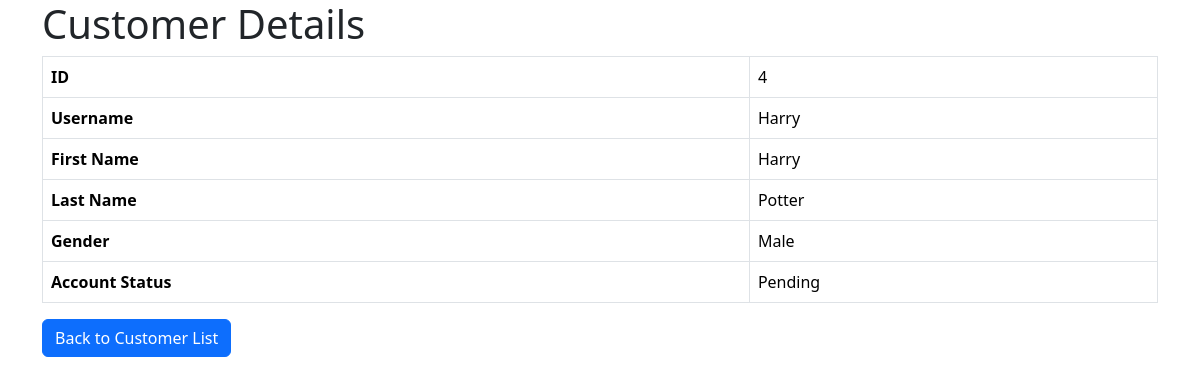
Screenshot of /customer_read.php?id=4 with the database file from the repository.
### tables this page shows
CREATE TABLE IF NOT EXISTS `customers` (
  `id` int NOT NULL AUTO_INCREMENT,
  `username` varchar(50) NOT NULL,
  `password` varchar(10) NOT NULL,
  `first_name` varchar(50) NOT NULL,
  `last_name` varchar(50) NOT NULL,
  `gender` enum('Male','Female') NOT NULL,
  `date_of_birth` date NOT NULL,
  `registration_date_time` timestamp NULL DEFAULT CURRENT_TIMESTAMP,
  `account_status` varchar(20) NOT NULL,
  PRIMARY KEY (`id`)
);

### customer_read.php (the view, shortened to what this page needs)
<!DOCTYPE HTML>
<html>
<head>
    <link href="https://cdn.jsdelivr.net/npm/bootstrap@5.3.3/dist/css/bootstrap.min.css" rel="stylesheet">
</head>
<body>
    <div class="container">
        <div class="page-header">
            <h1>Customer Details</h1>
        </div>
        <?php
        include 'config/database.php';
        $id = isset($_GET['id']) ? intval($_GET['id']) : die('ERROR: Customer ID not found.');
        $query = "SELECT id, username, first_name, last_name, gender, account_status FROM customers WHERE id = :id";
        $stmt = $con->prepare($query);
        $stmt->bindParam(':id', $id);
        $stmt->execute();
        if ($stmt->rowCount() > 0) {
            $row = $stmt->fetch(PDO::FETCH_ASSOC);
            echo "<table class='table table-hover table-bordered'>";
            echo "<tr><th>ID</th><td>{$row['id']}</td></tr>";
            echo "<tr><th>Username</th><td>{$row['username']}</td></tr>";
            echo "<tr><th>First Name</th><td>{$row['first_name']}</td></tr>";
            echo "<tr><th>Last Name</th><td>{$row['last_name']}</td></tr>";
            echo "<tr><th>Gender</th><td>{$row['gender']}</td></tr>";
            echo "<tr><th>Account Status</th><td>{$row['account_status']}</td></tr>";
            echo "</table>";
        } else {
            echo "<div class='alert alert-danger'>Customer not found.</div>";
        }
        ?>
        <a href='customer_list.php' class='btn btn-primary'>Back to Customer List</a>
    </div>
</body>
</html>

### rows the page displays
customers: id "4", username "Harry", first_name "Harry", last_name "Potter", gender "Male", account_status "Pending"
